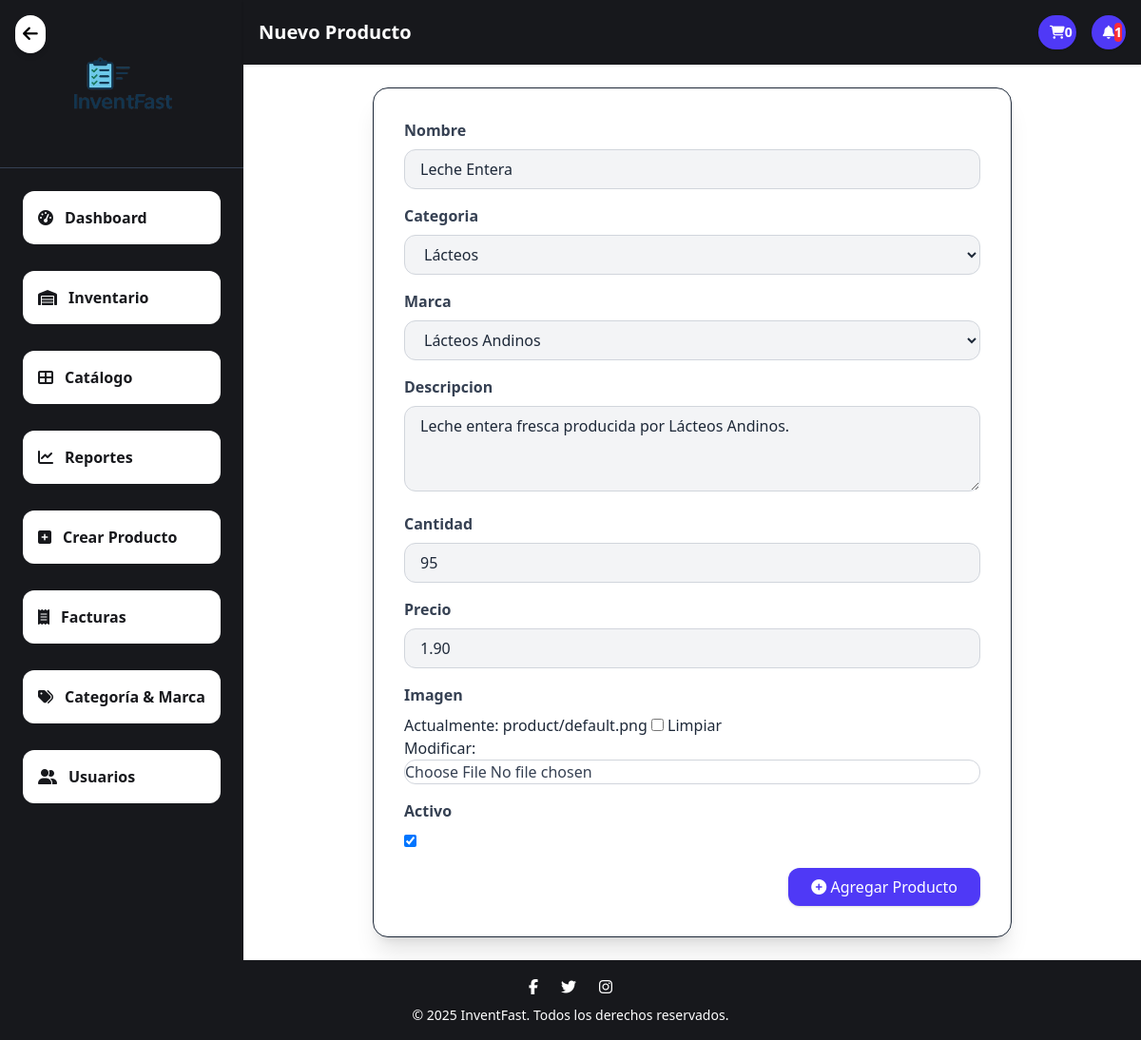
/product_update/1/, run on the app's committed database.
### application/core/models.py (models this page shows, shortened)
class Producto(models.Model):
    nombre = models.CharField(max_length=100)
    descripcion = models.TextField(blank=True)
    cantidad = models.PositiveIntegerField(default=0)
    precio = models.DecimalField(max_digits=10, decimal_places=2)
    imagen = models.ImageField(upload_to='productos/',default='product/default.png', blank=True, null=True)
    fecha_ingreso = models.DateField(auto_now_add=True)
    activo = models.BooleanField(default=True)
    categoria = models.ForeignKey(Categoria, on_delete=models.CASCADE, related_name='productos')
    marca = models.ForeignKey(Marca, on_delete=models.CASCADE, null=True, blank=True)
    class Meta:
        unique_together = ('nombre', 'marca')  # <- restricción: nombre + marca únicos

### application/core/views/products.py (the view)
# urls.py: path("product_update/<int:pk>/", ProductoUpdateView.as_view(), name="product_update"),
class ProductoUpdateView(UpdateView):
    model = Producto
    form_class = ProductoForm
    template_name = 'core/products/product_form.html'
    success_url = reverse_lazy('core:product_list')

### application/core/context_processors.py (called while the page is built)
def notificaciones_context(request):
    notificaciones = []
    productos_bajo_stock = Producto.objects.filter(cantidad__lt=20, activo=True)
    for prod in productos_bajo_stock:
        notificaciones.append(f"⚠️ Stock bajo: {prod.nombre} ({prod.cantidad} unidades)")
    productos_inactivos = Producto.objects.filter(activo=False)
    for prod in productos_inactivos:
        notificaciones.append(f"❌ Producto inactivo: {prod.nombre}")
    hace_2_dias = timezone.now() - timedelta(days=2)
    productos_nuevos = Producto.objects.filter(fecha_ingreso__gte=hace_2_dias)
    for prod in productos_nuevos:
        notificaciones.append(f"🆕 Producto agregado: {prod.nombre}")
    notificaciones.reverse()
    return {"notificaciones": notificaciones}

def carrito_count(request):
    if request.user.is_authenticated:
        carrito = Carrito.objects.filter(usuario=request.user, comprado=False).first()
        if carrito:
            total_items = sum(item.cantidad for item in carrito.items.all())
            return {'carrito_count': total_items}
    return {'carrito_count': 0}

### application/core/models.py (called while the page is built)
    def __str__(self):
        return self.nombre

    def __str__(self):
        return self.nombre

### templates/core/products/product_form.html (shortened to what this page needs)
{% extends 'core/base.html' %}
{% load static %}
{% block page_title %}Nuevo Producto{% endblock %}
{% block content %}
<div class="space-y-6 max-w-2xl mx-auto">
    <form method="post" enctype="multipart/form-data" id="productoForm" class="bg-white p-8 rounded-2xl shadow-xl border space-y-6">
        {% for field in form %}
        <div class="mb-4">
            <label for="{{ field.id_for_label }}" class="block text-gray-700 font-semibold mb-2">
                {{ field.label }}
            </label>
            {{ field }}
        </div>
        {% endfor %}
        <div class="flex justify-end">
            <button type="submit"
                class="bg-indigo-600 text-white px-6 py-2 rounded-xl shadow hover:bg-indigo-700 transition duration-300 transform hover:scale-105">
                <i class="fas fa-plus-circle mr-2"></i>   Agregar Producto
            </button>
        </div>
    </form>
</div>
{% endblock %}

### data on the page
Producto: form "Leche Entera" "Lácteos" "Lácteos Andinos" "Leche entera fresca producida por Lácteos Andinos." "95" "1.90" "☑"

### other printed values
{{ carrito_count|default:0 }} "0"
{{ notificaciones|length }} "1"
{{ field.label }} "Nombre" "Categoria" "Marca" "Descripcion" "Cantidad" "Precio" "Imagen" "Activo"
